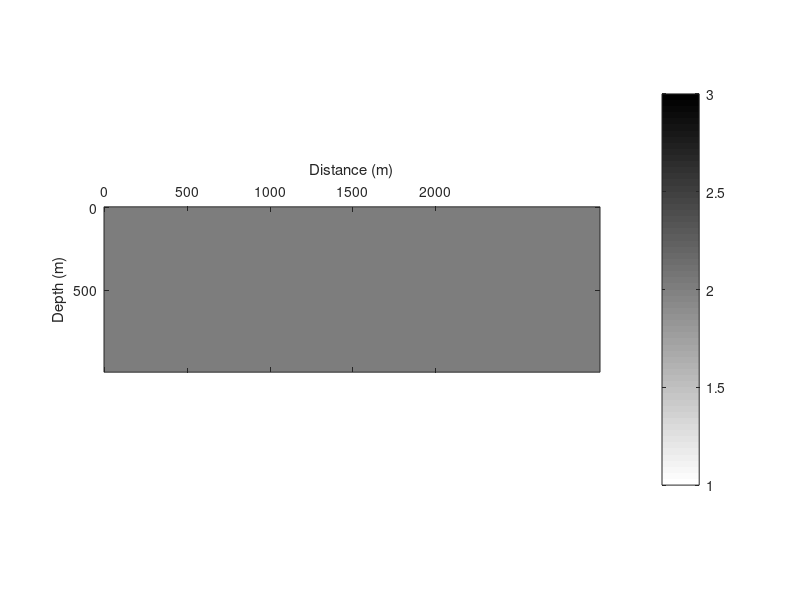
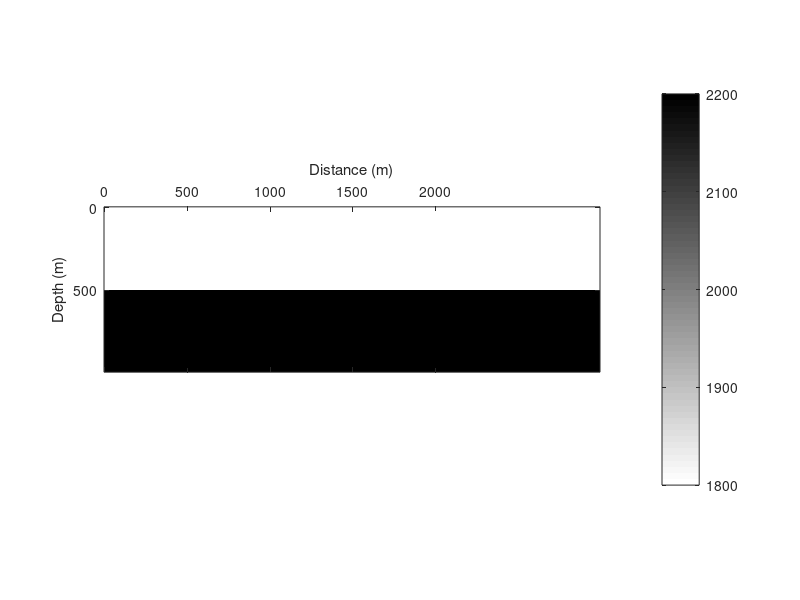

MATLAB code to generate these figures, in order: (Note: this script raises an error after producing the figures.)
function [sou,rec,para,vel,rho,qp] = para_FMmodel

seis_survey = 1;

rho = 2200;

%% Read in velocity model data and plot it
velocityModel = ones(100,300);
% nx = 200;
% nz = 200;
[nz,nx] = size(velocityModel);

velocityModel(1:50,1:nx) = 1800;
% 
velocityModel(51:100,1:nx) = 2600;
% 
velocityModel(1:end,1:end) = 2000;
 
qp = (velocityModel)/100;
qp(find(velocityModel == 2600)) = 100;
qp(find(velocityModel == 2000)) = 30;

rho(1:50,1:nx) = 1800;
% 
rho(51:100,1:nx) = 2200;

%unix('sfspike n1=10 > spike.rsf')

vmax = max(velocityModel(:));
vmin = min(velocityModel(:));

dx = 10;
dz = 10;
x = (1:nx)*dx - dx;
z = (1:nz)*dz - dz;


figure
imagesc(x,z,velocityModel*1e-3)
xlabel('Distance (m)'); ylabel('Depth (m)');
%title('Velocity Model');
axis image;colorbar
set(gca,'XAxisLocation','top');colormap(flipud(gray))
set(gca,'XTick',[0 500 1000 1500 2000]);
set(gca,'YTick',[0 500 1000]);

figure
imagesc(x,z,rho)
xlabel('Distance (m)'); ylabel('Depth (m)');
%title('Q Model');
axis image;colorbar
set(gca,'XAxisLocation','top');colormap(flipud(gray))
set(gca,'XTick',[0 500 1000 1500 2000]);
set(gca,'YTick',[0 500 1000]);

hold on
hshot = plot(x(1),z(1),'w*');
hold off

%% Create shot gathers
% Use the velocity model to simulate a seismic survey.  The wave equations
% is solved using finite differences for a defined initial wavefield.

% calculate time step dt from stability crierion for finite difference
% solution of the wave equation.
dt = 0.9*min(min(dz./velocityModel/sqrt(2)));
dt = 1*1e-3;

% determine time samples nt from wave travelime to depth and back to
% surface
vmin = min(velocityModel(:));
nt = round(sqrt((dx*nx)^2 + (dz*nx)^2)*2/vmin/dt + 1);
nt = 1601;

t  = (0:nt-1).*dt;

% add region around model for applying absorbing boundary conditions (20
% nodes wide)
%
r=0.001;npml=20;
freesurface='no';
[ddx,ddy,vel,rho,qp]=padgridpml(velocityModel,rho,qp,r,npml,dx,freesurface);

% Define frequency parameter for ricker wavelet
f  = 25;

%% Generate shots and save to file and video
rec_x=(22:1:nx+19)';
sou_x = (21:10:nx+20)';


nr = length(rec_x);
nsou = length(sou_x);

rec = [rec_x, 25*ones(nr,1)];
sou = [sou_x, 25*ones(nsou,1)];

hold on
plot((rec_x-npml)*dx,(rec(:,2)-npml)*dz,'k^',(sou_x-npml)*dx,(sou(:,2)-npml)*dz,'r*')

k=0;    
para.f0=f;para.dx=dx;para.dz=dz;para.dt=dt;
para.ddx=ddx;para.ddy=ddy;para.t_max = t(end);
para.nstep=para.t_max/dt;
para.sr = [rec_x, 25*ones(nr,1)];
para.npml=20;
para.seis_survey=seis_survey;
para.x = x;para.z=z;